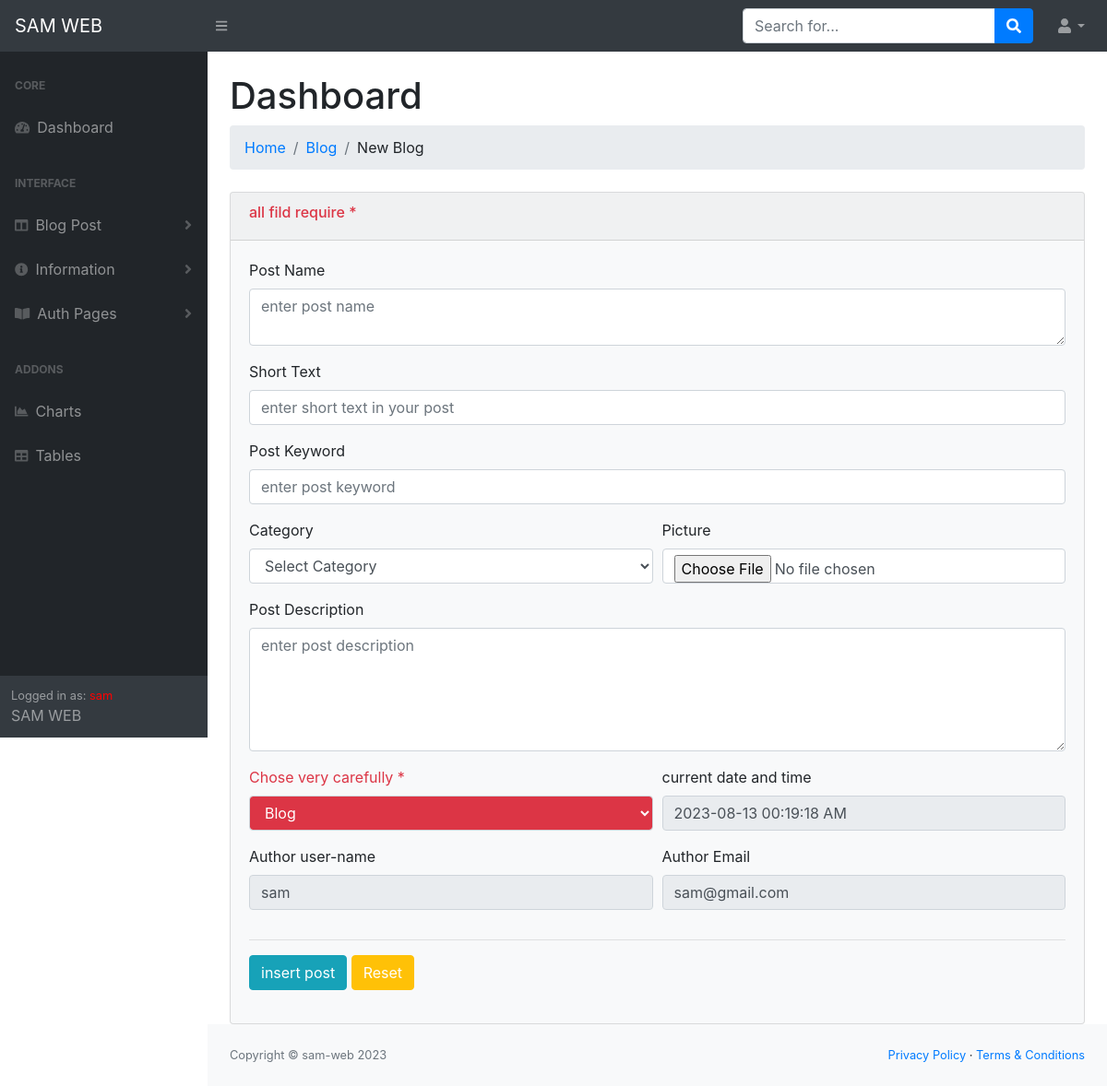
The app's page /administrator/blog.new.php (signed in) with its own data.
### tables this page shows
CREATE TABLE `users_admin` (
  `admin_id` int(11) NOT NULL,
  `user_name` varchar(255) NOT NULL,
  `user_email` varchar(255) NOT NULL,
  `user_password` varchar(255) NOT NULL,
  `user_gender` varchar(50) NOT NULL,
  `user_picture` varchar(255) NOT NULL,
  `user_status` int(11) NOT NULL,
  `user_dlt` int(11) NOT NULL,
  `user_reje` int(11) NOT NULL,
  `insert_at` datetime NOT NULL,
  `update_at` datetime NOT NULL
);

CREATE TABLE `site_information` (
  `info_id` int(11) NOT NULL,
  `site_title` varchar(255) NOT NULL,
  `site_copyright` varchar(255) NOT NULL,
  `site_copyright_link` varchar(255) NOT NULL,
  `site_icon` varchar(255) NOT NULL
);

### administrator/info/site-info.php (called while the page is built, shortened)
<?php
$site_info = "SELECT * FROM site_information";
$site_info_que = mysqli_query($db_con,$site_info);
$info = mysqli_fetch_assoc($site_info_que);
?>

### administrator/blog.new.php (the view, shortened to what this page needs)
<?php
require_once('database/dbCon.php');
$current_date = date('Y-m-d H:i:s A');
$user_id = $_SESSION['admin_id'];
$user_db = "SELECT * FROM users_admin WHERE admin_id='$user_id'";
$user_db_que = mysqli_query($db_con,$user_db);
$user_db_assoc = mysqli_fetch_assoc($user_db_que);
include 'header.php';
?>
<?php include 'navbar.php'; ?>
<div id="layoutSidenav_content">
                <main>
                    <div class="container-fluid">
                        <h1 class="mt-4">Dashboard</h1>
                        <ol class="breadcrumb mb-4">
                            <li class="breadcrumb-item"><a href="index.php">Home</a></li>
                            <li class="breadcrumb-item"><a href="blog.page.php">Blog</a></li>
                            <li class="breadcrumb-item">New Blog</li>
                        </ol>
                        <div class="row">
                            <div class="col-xs-12 col-md-12">
                                <div class="card bg-light">
                                    <div class="card-header text-danger">
                                        <h6>all fild require *</h6>
                                    </div>
                                    <div class="card-body">
                                        <form action="inc/blog.ins.com.php" method="post" enctype="multipart/form-data">
                                            <div class="form-group">
                                              <label for="">Post Name</label>
                                              <textarea name="post_name" cols="20" rows="2" class="form-control" placeholder="enter post name"></textarea>
                                            </div>
                                            <div class="form-group">
                                              <label for="">Short Text</label>
                                              <input type="text"
                                                class="form-control" name="short_text" id="" aria-describedby="helpId" placeholder="enter short text in your post">
                                            </div>
                                            <div class="form-group">
                                              <label for="">Post Keyword</label>
                                              <input type="text"
                                                class="form-control" name="post_keyword" placeholder="enter post keyword">
                                            </div>
                                            <div class="form-row">
                                                <div class="col-md-6">
                                                    <div class="form-group">
                                                    <label for="">Category</label>
                                                        <select name="post_category" class="form-control">
                                                            <option value="">Select Category</option>
                                                        </select>
                                                    </div>
                                                </div>
                                                <div class="col-md-6">
                                                    <div class="form-group">
                                                    <label for="">Picture</label>
                                                        <input type="file" name="post_picture" class="form-control">
                                                    </div>
                                                </div>
                                            </div>
                                            <div class="form-group">
                                                <label>Post Description</label>
                                                <textarea name="post_description" class="form-control" placeholder="enter post description" cols="30" rows="5"></textarea>
                                            </div>
                                            <div class="form-row">
                                                <div class="col-md-6">
                                                    <div class="form-group">
                                                        <label for="" class="text-danger">Chose very carefully *</label>
                                                        <select name="content_desp" class="form-control bg-danger text-white">
                                                            <option value="1">Blog</option>
                                                        </select>
                                                    </div>
                                                </div>
                                                <div class="col-md-6">
                                                    <div class="form-group">
                                                        <label for="" >current date and time</label>
                                                        <input type="datetime" name="post_date" class="form-control" value="<?= $current_date; ?>" readonly>
                                                    </div>
                                                </div>
                                            </div>
                                            <div class="form-row">
                                                 <div class="col-md-6">
                                                        <div class="form-group">
                                                        <label for="">Author user-name</label>
                                                            <input type="text" name="post_author" class="form-control" value="<?= $user_db_assoc['user_name']; ?>" readonly>
                                                        </div>
                                                 </div>
                                                 <div class="col-md-6">
                                                        <div class="form-group">
                                                        <label for="">Author Email</label>
                                                            <input type="text" name="post_author_email" class="form-control" value="<?= $user_db_assoc['user_email']; ?>" readonly>
                                                        </div>
                                                 </div>
                                            </div>
                                            <hr>
                                            <div class="form-group">
                                                <button type="submit" class="btn btn-info" name="submit">insert post</button>
                                                <button type="reset"class="btn btn-warning text-white">Reset</button>
                                            </div>
                                        </form>
                                    </div>
                                </div>
                            </div>
                        </div>
                    </div>
                </main>
<?php include 'copy-right.php'; include 'footer.php'; ?>

### administrator/copy-right.php
    <footer class="py-4 bg-light mt-auto">
            <div class="container-fluid">
                <div class="d-flex align-items-center justify-content-between small">
                    <div class="text-muted">Copyright &copy; <?= $info['site_copyright']; ?> <script>document.write(new Date().getFullYear());</script></div>
                    <div>
                        <a href="#">Privacy Policy</a>
                        &middot;
                        <a href="#">Terms &amp; Conditions</a>
                    </div>
                </div>
            </div>
        </footer>
    </div>
</div>

### records on screen
users_admin: post_author "sam", post_author_email "sam@gmail.com"
site_information: site_copyright "sam-web"

### other values on screen
$_SESSION['user_info'] "sam"
